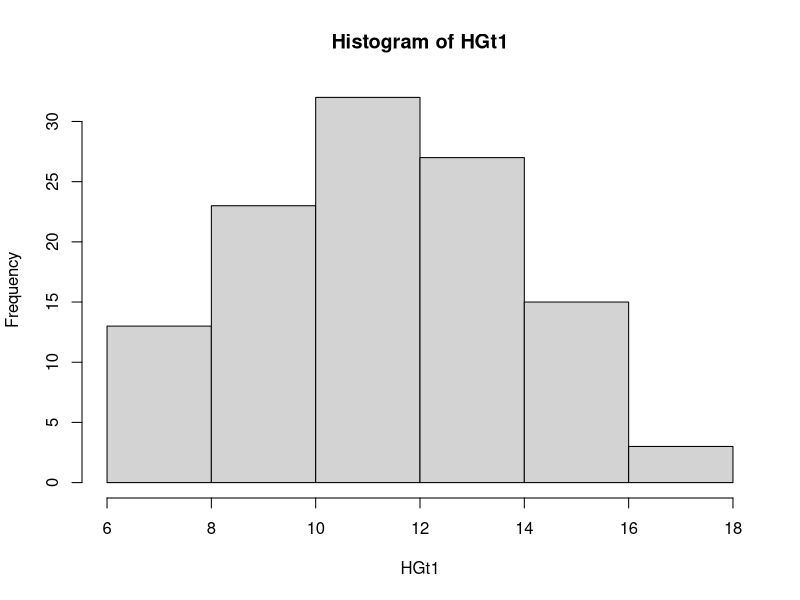
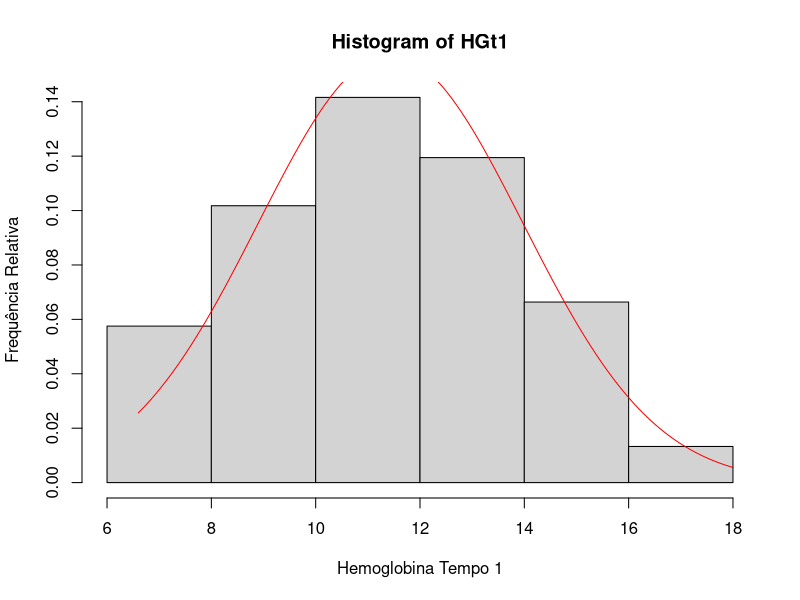
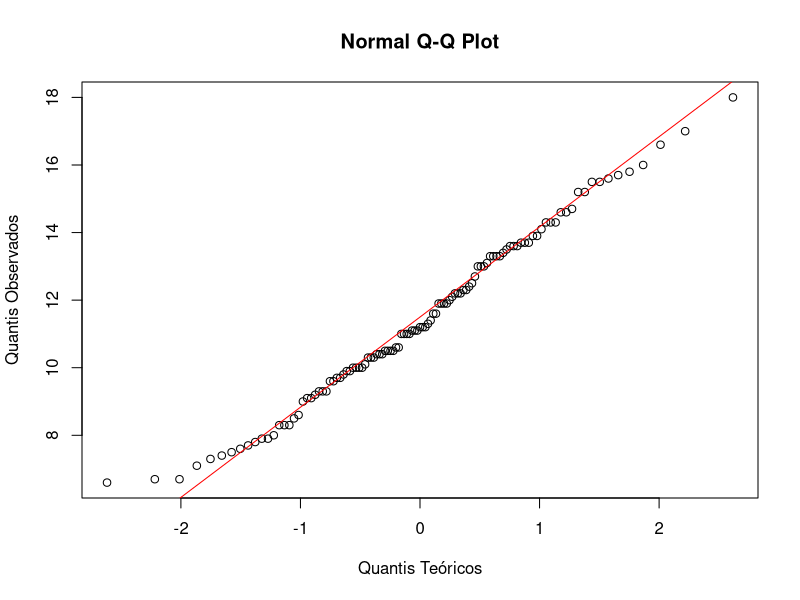

These charts were generated, in order, by the following R code:
library(here)

dados <- read.csv(here("data/shock3.csv"), sep=";", dec=",")
HGt1 <- dados$HG[dados$Tempo == 1]

hist(HGt1)

media <- mean(HGt1)
desvio <- sd(HGt1)
x <- seq(min(HGt1), max(HGt1), by=.1)
fteorico <- dnorm(x, mean=media, sd=desvio)

hist(HGt1, freq=F, xlab="Hemoglobina Tempo 1", ylab="Frequência Relativa")
lines(x, fteorico, col="red")

qqnorm(HGt1, xlab="Quantis Teóricos", ylab="Quantis Observados")
qqline(HGt1, col="red")
